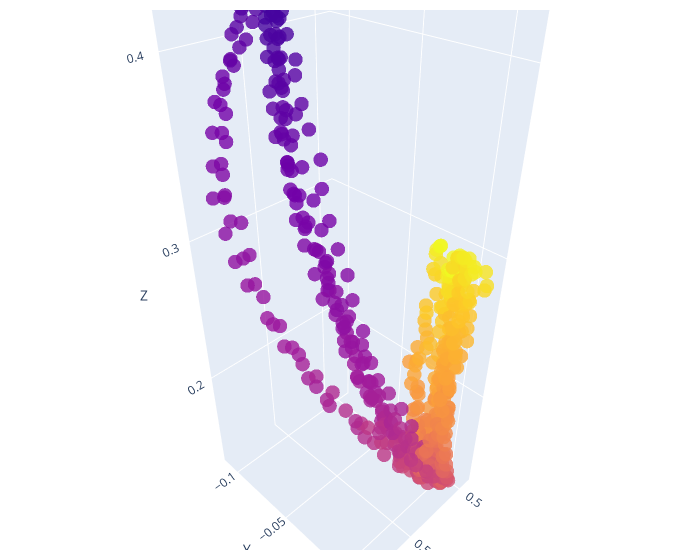

This figure's notebook cell:
### Markdown cell above
## poses

### Code cell
frm, to = 0, -1 # 65 + 69, -1

colors = []
for sample in data:
    colors += list(range(0, len(sample)))
colors = np.array(colors)

# Sample 3D data
x, y, z = ee_pose[:, 0], ee_pose[:, 1], ee_pose[:, 2]

# Create a 3D scatter plot
fig = go.Figure(
    data=[
        go.Scatter3d(
            x=x[frm:to],
            y=y[frm:to],
            z=z[frm:to],
            mode="markers",
            marker=dict(
                size=5,
                color=colors,
                # color=actions[
                #     :, -1
                # ],
                # colorscale='inferno',
                opacity=0.8,
            ),
        )
    ]
)

# Make the plot interactive by allowing user to rotate, zoom, etc.
fig.update_layout(
    scene=dict(xaxis_title="X", yaxis_title="Y", zaxis_title="Z"),
    width=700,
    margin=dict(r=20, b=10, l=10, t=10),
)

fig.show()

### Figure 1 — Plotly figure (JSON) as saved in the notebook; plotly's stock layout.template omitted (floating-point values rounded to 4 significant figures; data arrays with more than 128 entries replaced by an {"elided": "..."} marker saying what was removed)
{"data": [{"marker": {"color": {"elided": "629 int values"}, "opacity": 0.8, "size": 5}, "mode": "markers", "type": "scatter3d", "x": {"elided": "628 float values"}, "y": {"elided": "628 float values"}, "z": {"elided": "628 float values"}}], "layout": {"margin": {"b": 10, "l": 10, "r": 20, "t": 10}, "scene": {"xaxis": {"title": {"text": "X"}}, "yaxis": {"title": {"text": "Y"}}, "zaxis": {"title": {"text": "Z"}}}, "width": 700}}
